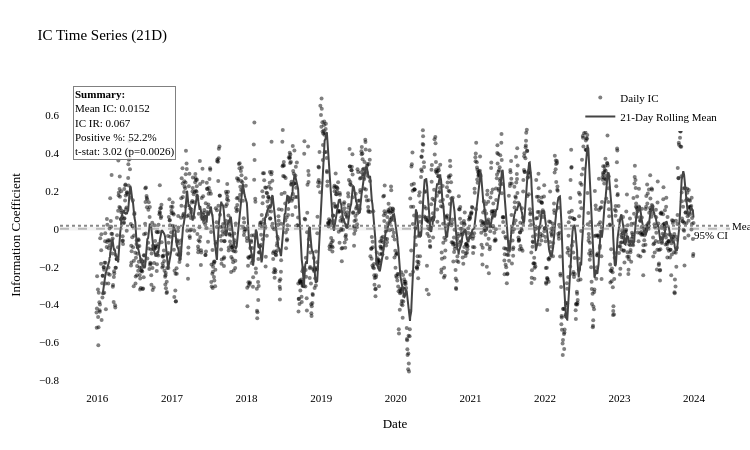

The cell this chart's notebook holds for it:
### Markdown cell above
## Visualizing why the two t-stats disagree

The mean and the two t-stats are three numbers; this is the series behind
them. The daily points cluster into runs of several months each - visible
autocorrelation, not noise - which is exactly the dependence the naive
standard error ignores and the HAC correction accounts for.

### Code cell
from ml4t.diagnostic.results.signal_results.ic import SignalICResult
from ml4t.diagnostic.visualization.signal.ic_plots import plot_ic_ts
from scipy import stats as scipy_stats

ic_values = ic_series["ic"].to_numpy().astype(float)
naive_t, naive_p = scipy_stats.ttest_1samp(ic_values, 0)
assert abs(float(naive_t) - hac_stats["naive_t_stat"]) < 1e-6

ic_result = SignalICResult(
    ic_by_date={"21D": ic_values.tolist()},
    dates=[d.isoformat() for d in ic_series["timestamp"]],
    ic_mean={"21D": float(ic_values.mean())},
    ic_std={"21D": float(ic_values.std())},
    ic_t_stat={"21D": float(naive_t)},
    ic_p_value={"21D": float(naive_p)},
    ic_positive_pct={"21D": float((ic_values > 0).mean())},
    ic_ir={"21D": float(ic_values.mean() / ic_values.std())},
    ic_t_stat_hac={"21D": hac_stats["t_stat"]},
    ic_p_value_hac={"21D": hac_stats["p_value"]},
    hac_lags_used=hac_stats["effective_lags"],
)

ic_fig = plot_ic_ts(
    ic_result, period="21D", rolling_window=21, show_significance=True, theme="print"
)
export_static(ic_fig, "model-ic-series.png", width=1400, height=650, scale=2)
ic_fig

### Figure 1 — Plotly figure (JSON) as saved in the notebook; plotly's stock layout.template omitted (floating-point values rounded to 4 significant figures; data arrays with more than 128 entries replaced by an {"elided": "..."} marker saying what was removed)
{"data": [{"hovertemplate": "Date: %{x}<br>IC: %{y:.4f}<extra></extra>", "marker": {"color": "#000000", "opacity": 0.5, "size": 4}, "mode": "markers", "name": "Daily IC", "type": "scatter", "x": {"elided": "2016 str values"}, "y": {"elided": "2016 float values"}}, {"hovertemplate": "Date: %{x}<br>Rolling IC: %{y:.4f}<extra></extra>", "line": {"color": "#444444", "width": 2}, "mode": "lines", "name": "21-Day Rolling Mean", "type": "scatter", "x": {"elided": "2016 str values"}, "y": {"elided": "2016 float values"}}], "layout": {"annotations": [{"showarrow": false, "text": "Mean IC: 0.0152", "x": 1, "xanchor": "left", "xref": "x domain", "y": 0.01521, "yanchor": "middle", "yref": "y"}, {"showarrow": false, "text": "95% CI", "x": 1, "xanchor": "right", "xref": "x domain", "y": 0.009867, "yanchor": "top", "yref": "y"}, {"align": "left", "bgcolor": "rgba(255,255,255,0.8)", "bordercolor": "gray", "borderwidth": 1, "showarrow": false, "text": "<b>Summary:</b><br>Mean IC: 0.0152<br>IC IR: 0.067<br>Positive %: 52.2%<br>t-stat: 3.02 (p=0.0026)", "x": 0.02, "xref": "paper", "y": 0.98, "yref": "paper"}], "font": {"color": "#000000", "family": "Times New Roman, serif", "size": 11}, "height": 450, "hoverlabel": {"bgcolor": "white", "font": {"family": "Times New Roman, serif", "size": 11}}, "hovermode": "closest", "legend": {"x": 0.99, "xanchor": "right", "y": 0.99, "yanchor": "top"}, "margin": {"b": 60, "l": 60, "r": 20, "t": 80}, "paper_bgcolor": "#FFFFFF", "plot_bgcolor": "#FFFFFF", "shapes": [{"line": {"color": "gray", "dash": "dash"}, "opacity": 0.5, "type": "line", "x0": 0, "x1": 1, "xref": "x domain", "y0": 0, "y1": 0, "yref": "y"}, {"line": {"color": "#888888", "dash": "dot"}, "type": "line", "x0": 0, "x1": 1, "xref": "x domain", "y0": 0.01521, "y1": 0.01521, "yref": "y"}, {"fillcolor": "gray", "line": {"width": 0}, "opacity": 0.1, "type": "rect", "x0": 0, "x1": 1, "xref": "x domain", "y0": -0.009867, "y1": 0.009867, "yref": "y"}], "showlegend": true, "title": {"text": "IC Time Series (21D)"}, "width": 750, "xaxis": {"title": {"text": "Date"}, "type": "date"}, "yaxis": {"title": {"text": "Information Coefficient"}}}}
